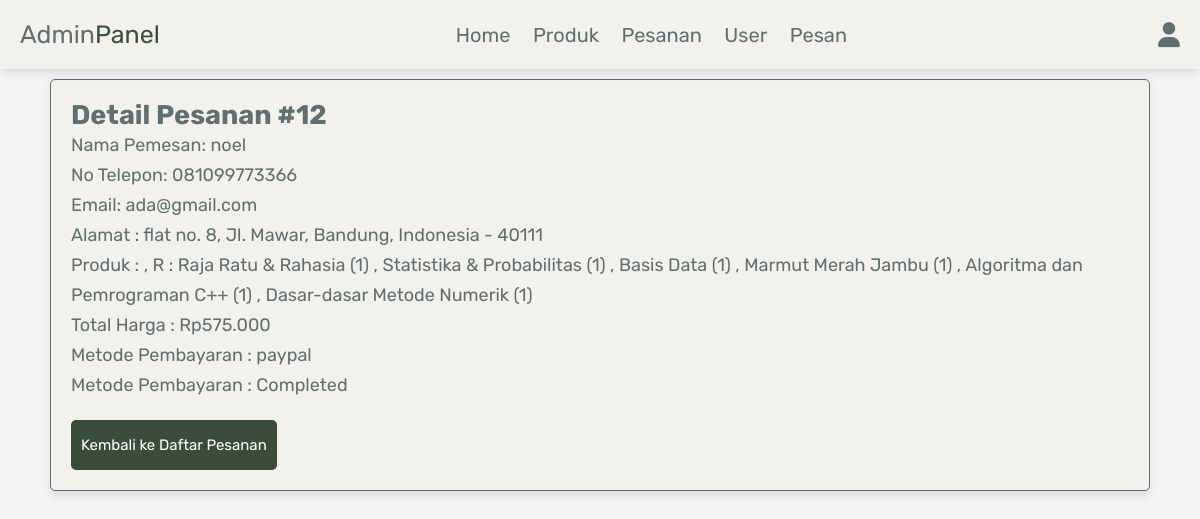
The page /detail_pesanan_admin.php?id=12 on the database its author committed.
### tables this page shows
CREATE TABLE `orders` (
  `id` int(100) NOT NULL,
  `user_id` int(100) NOT NULL,
  `name` varchar(100) NOT NULL,
  `number` varchar(12) NOT NULL,
  `email` varchar(100) NOT NULL,
  `method` varchar(50) NOT NULL,
  `address` varchar(500) NOT NULL,
  `total_products` varchar(1000) NOT NULL,
  `total_price` int(100) NOT NULL,
  `placed_on` varchar(50) NOT NULL,
  `payment_status` varchar(20) NOT NULL DEFAULT 'pending'
);

### detail_pesanan_admin.php (the view, shortened to what this page needs)
<?php
include 'config.php';
if (isset($_GET['id'])) {
   $order_id = $_GET['id'];
   $query = "SELECT * FROM `orders` WHERE id = $order_id";
   $result = mysqli_query($conn, $query);
   if ($result && mysqli_num_rows($result) > 0) {
      $order_details = mysqli_fetch_assoc($result);
   } else {
      echo "Pesanan tidak ditemukan.";
      exit();
   }
} else {
   echo "Parameter ID pesanan tidak diberikan.";
   exit();
}
?>
<!DOCTYPE html>
<html lang="en">
<head>
   <link rel="stylesheet" href="https://cdnjs.cloudflare.com/ajax/libs/font-awesome/6.0.0/css/all.min.css">
   <link rel="stylesheet" href="css/admin_style.css">
</head>
<body>
   <?php include 'admin_header.php'; ?>
   <section class="order-details">
      <div class="box">
         <h2>Detail Pesanan #<?php echo $order_details['id']; ?></h2>
         <p>Nama Pemesan: <?php echo $order_details['name']; ?></p>
         <p>No Telepon: <?php echo $order_details['number']; ?></p>
         <p>Email: <?php echo $order_details['email']; ?></p>
         <p> Alamat : <span><?php echo $order_details['address']; ?></span> </p>
         <p> Produk : <span><?php echo $order_details['total_products']; ?></span> </p>
         <p> Total Harga : <span>Rp<?php echo number_format($order_details['total_price'], 0, ',', '.'); ?></span> </p>
         <p> Metode Pembayaran : <span><?php echo $order_details['method']; ?></span> </p>
         <p> Metode Pembayaran : <?php echo $order_details['payment_status']; ?> </p>
         <a href="admin_orders.php" class="back-btn">Kembali ke Daftar Pesanan</a>
      </div>
   </section>
</body>
</html>

### css/admin_style.css (style rules this page uses)
:root { --green: #4f6f52; --oldgreen: #3a4d39; --red: #c34e4c; --yellow: #deb332; --black: #607072; --white: #f2f1eb; --light-color: #666; --light-white: #ccc; --light-bg: #f5f5f5; --border: 0.1rem solid var(--black); --box-shadow: 0 0.5rem 1rem rgba(0, 0, 0, 0.1); }
* { font-family: "Rubik", sans-serif; margin: 0; padding: 0; box-sizing: border-box; outline: none; border: none; text-decoration: none; transition: all 0.2s linear; }
html { font-size: 62.5%; overflow-x: hidden; }
body { background-color: var(--light-bg); }
section { padding: 3rem 2rem; }
.order-details, .message-details { padding: 3rem 2rem; }
.order-details, .message-details .box { border-radius: 0.5rem; padding: 2rem; background-color: var(--white); box-shadow: var(--box-shadow); border: var(--border); margin: 5rem; }
.order-details, .message-details h2 { font-size: 2.5rem; color: var(--black); }
.order-details, .message-details p { margin-top: 1rem; font-size: 1.8rem; color: var(--black); line-height: 3rem; }
.back-btn { display: inline-block; margin-top: 20px; padding: 10px 10px; background-color: var(--oldgreen); color: #fff; text-decoration: none; border-radius: 5px; transition: background-color 0.3s ease; font-size: 1.5rem; }

### rows shown on the page
orders: id "12", name "noel", number "081099773366", email "ada@gmail.com", address "flat no. 8, Jl. Mawar, Bandung, Indonesia - 40111", total_products ", R : Raja Ratu & Rahasia (1) , Statistika & Probabilitas (1) , Basis Data (1) , Marmut Merah Jambu (1) , Algoritma dan Pemrograman C++ (1) , Dasar-dasar Metode Numerik (1)", total_price "575.000", method "paypal", payment_status "Completed"
